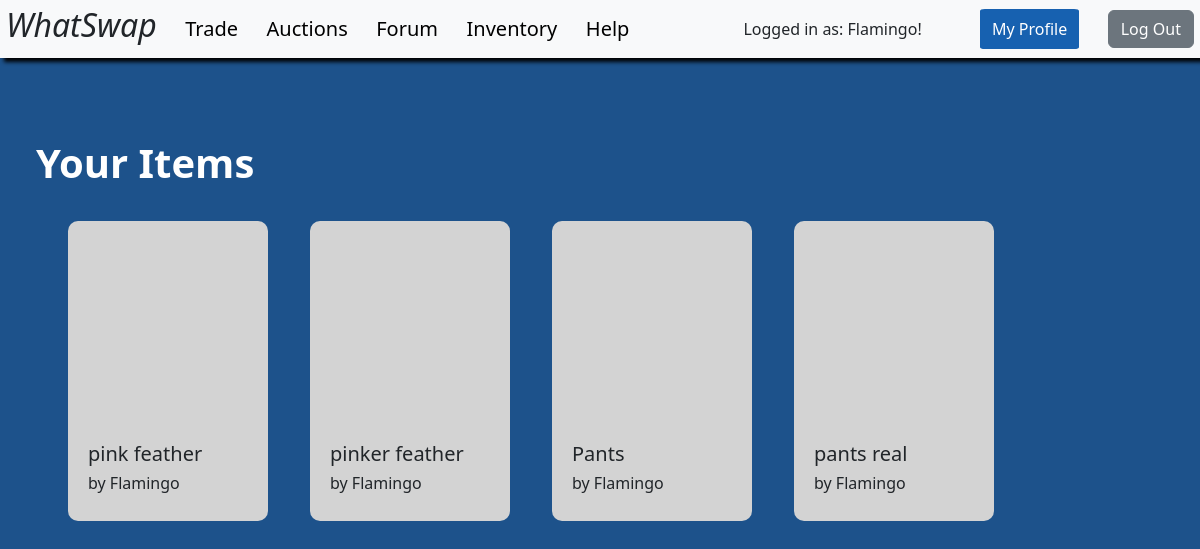
Before: /trades/select_item/ (signed in) with the older database file.
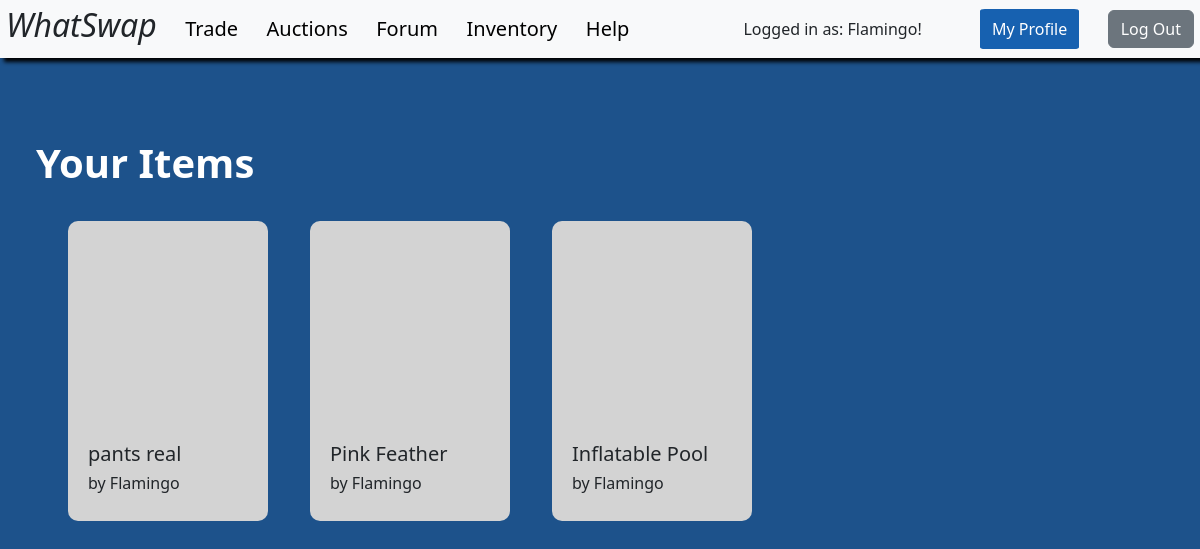
After: the same page with the newer database file.
### main/models.py (models this page shows, shortened)
class Item(models.Model):
    owner = models.ForeignKey(User, on_delete=models.CASCADE,null=True, blank = True)
    item_name = models.CharField(max_length=100)
    item_desc = models.TextField(max_length=1000)
    image_url = models.CharField(max_length=4092,null=True, blank = True)
    created_at = models.DateTimeField(auto_now_add=True)

### main/views.py (the view)
# urls.py: path('trades/select_item/', views.select_item, name ='select_item'),
def select_item(request):
    items = Item.objects.filter(owner=request.user.id)
    offers = Offer.objects.all()
    ritems = Item.objects.filter(owner=request.user.id)
    ditems = []
    items = []
    for d in offers:
        ditems.append(d.offer_item)
    for i in ritems:
        if i not in ditems:
            items.append(i)
    return render(request,"trading/select_item.html",{'items':items})

### templates/trading/select_item.html (shortened to what this page needs)
<!DOCTYPE html>
<html lang="en">
<head>
    <link href="https://cdn.jsdelivr.net/npm/bootstrap@5.3.3/dist/css/bootstrap.min.css" rel="stylesheet">
</head>
<body style="background-color: #1d528b">
    {% include "common/navbar.html"%}
    <div style="padding:3%">
        <div style="padding: 2%; margin-left: 10%; margin-right: 10%;"></div>
            <h1 style="color: white"><b>Your Items</b></h1>
            <div style="display: grid; grid-template-columns: repeat(5, 1fr); gap: 10px; margin-top: 3%">
                {% for item in items %}
                    {% include "trading/item_preview.html" %}
                {% endfor %}
            </div>
        </div>
</body>
</html>

### templates/common/navbar.html (shortened to what this page needs)
<div style=" box-shadow: 4px 4px 4px 0.01px black; z-index: 3">
    <nav display = "flex" class="navbar bg-body-tertiary" data-bs-theme="light" style="padding: 0.5%" style="background-color: white;">
        <h2><i>WhatSwap</i></h2>
        <a href="/trades/" style="text-decoration: none; color: black; font-size: 20px">Trade</a>
        <a href="/auctions/" style="text-decoration: none; color: black; font-size: 20px">Auctions</a>
        <a href="/forum/" style="text-decoration: none; color: black; font-size: 20px">Forum</a>
        <a href="/profile/inventory/" style="text-decoration: none; color: black; font-size: 20px">Inventory</a>
        <a href="/help/" style="text-decoration: none; color: black; font-size: 20px">Help</a>
        {% include "common/logincheck.html" %}
    </nav>
</div>

### templates/common/logincheck.html (shortened to what this page needs)
{% block content %}
{% if user.is_authenticated %}
Logged in as: {{ user.username }}!
<button class="btn btn-primary" onclick="window.location.href = '/../profile'">My Profile</button>
<form action="{% url 'logout' %}" method="post">
  <button class="btn btn-secondary" type="submit">Log Out</button>
</form>
{% else %}
<a href="{% url 'login' %}">Log In</a>
{% endif %}
{% endblock %}

### templates/trading/item_preview.html (shortened to what this page needs)
<ul style="background-color: #1d528b;">
    <div style="background-color: #d3d3d3; border-radius: 10px; display: flex; justify-content: center; flex-direction: column; text-align: left; height: 300px; width: 200px; padding: 20px;" onclick="window.location.href = '/trades/trade_create/{{item.pk}}'">
        <div style="background-image: url('{{item.image_url}}'), url('https://www.svgrepo.com/show/451667/image-missing.svg');background-size:cover; width: 150px; height: 150px; margin: auto; border-radius: 10px">
        <br>
        </div>
        <h5>{{item.item_name}}</h5>
        <h6>by {{item.owner}}</h6>
    </div>
</ul>

### templates/common/styles.html (style rules this page uses)
.btn-primary { height: 40px; border: none; border-radius: 5%; background-color: #1761b0 !important; margin-left: 2.5%; }

Changed rows visible on the page:
removed Item: item_name "pink feather", owner "Flamingo"
removed Item: item_name "pinker feather", owner "Flamingo"
removed Item: item_name "Pants", owner "Flamingo"
added Item: {{ item.pk }} 30 (drawn), item_name "Pink Feather", owner "Flamingo"
added Item: item_name "Inflatable Pool", owner "Flamingo"
